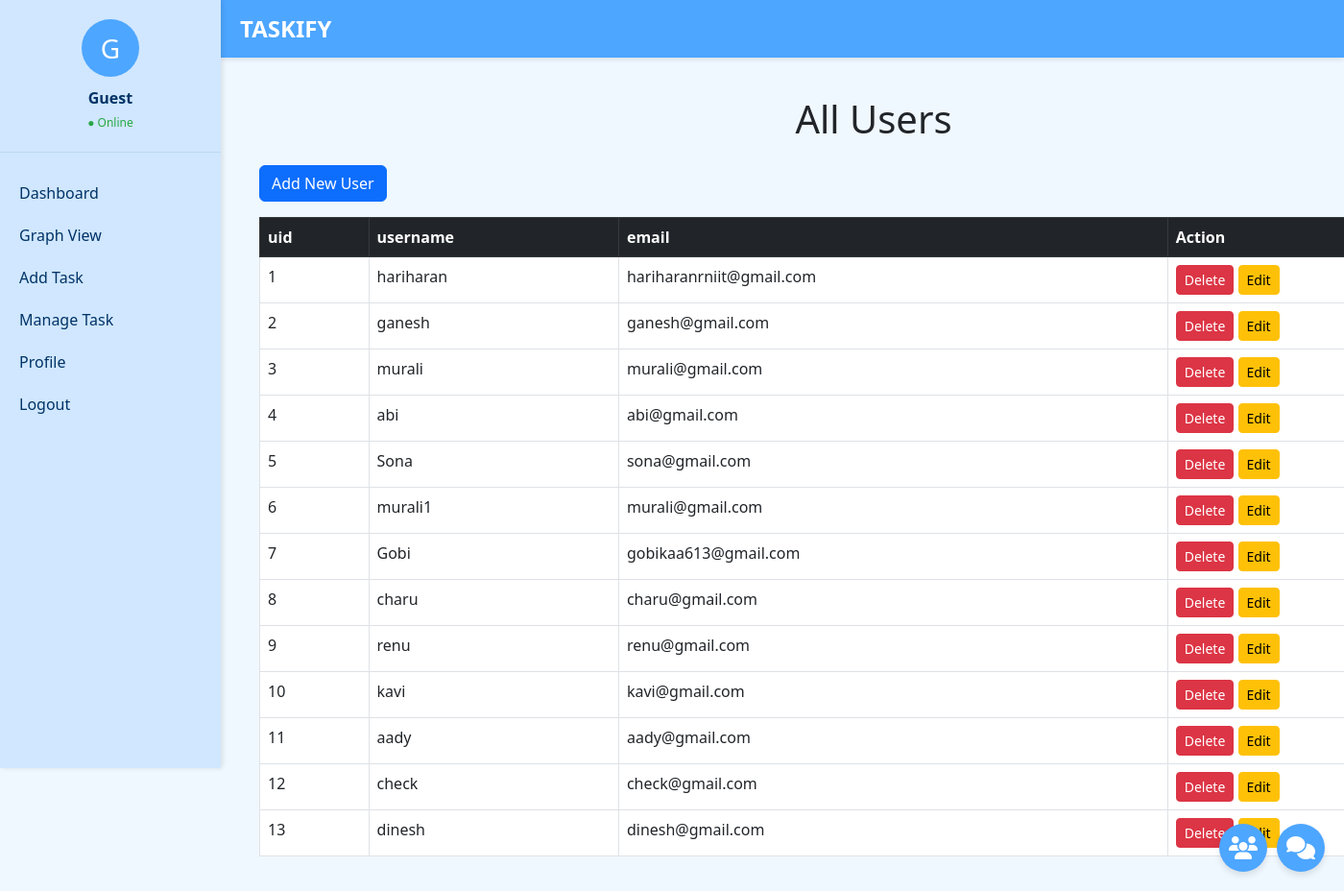
Page /viewusers on the committed database.
### tables this page shows
CREATE TABLE "users" (uid integer NOT NULL PRIMARY KEY , 
password varchar(128) NOT NULL, 
last_login datetime NULL,
username varchar(150) NOT NULL UNIQUE,
email varchar(254) NOT NULL,
is_staff int NOT NULL, 
date_joined datetime NOT NULL, 
isapproved int default 0);

### main.py (the view)
@app.route('/viewusers')
def viewusers():
	conn = connect()
	cursor = conn.cursor()
	cursor.execute("SELECT uid, username, email FROM users")
	users = cursor.fetchall()
	columns = [desc[0] for desc in cursor.description]
	conn.close()
	return render_template("viewusers.html", users=users, columns=columns)

### main.py (called while the page is built)
def connect():
	return sqlite3.connect("tasify.db")

### templates/viewusers.html
{% extends "layout.html" %} {% block title %}View Users{% endblock %} {% block
content %}
<h1 class="text-center mb-4">All Users</h1>
<a href="{{ url_for('adduser') }}" class="btn btn-primary mb-3">Add New User</a>
<table class="table table-bordered table-hover">
  <thead class="table-dark">
    <tr>
      {% for col in columns %}
      <th>{{ col }}</th>
      {% endfor %}
      <th>Action</th>
    </tr>
  </thead>
  <tbody>
    {% for user in users %}
    <tr>
      {% for value in user %}
      <td>{{ value }}</td>
      {% endfor %}
      <td>
        <form
          action="{{ url_for('deleteuser', uid=user[0]) }}"
          method="POST"
          onsubmit="return confirm('Delete this user?');"
          style="display: inline-block"
        >
          <button type="submit" class="btn btn-danger btn-sm">Delete</button>
        </form>
        <a
          href="{{ url_for('edituser', uid=user[0]) }}"
          class="btn btn-warning btn-sm"
          >Edit</a
        >
      </td>
    </tr>
    {% endfor %}
  </tbody>
</table>
{% endblock %}

### templates/layout.html (shortened to what this page needs)
<!DOCTYPE html>
<html lang="en">
  <head>
    <link
      rel="stylesheet"
      href="https://cdnjs.cloudflare.com/ajax/libs/font-awesome/6.4.2/css/all.min.css"
    />
    <link
      href="https://cdn.jsdelivr.net/npm/bootstrap@5.3.0-alpha1/dist/css/bootstrap.min.css"
      rel="stylesheet"
    />
  </head>
  <body>
    <aside class="sidebar">
      <div class="profile-section">
        <div class="profile-icon">
          {{ session.get("username", "G")[:1].upper() }}
        </div>
        <div class="profile-info">
          <p>{{ session.get("username", "Guest") }}</p>
          <span class="status">● Online</span>
        </div>
      </div>
      <nav class="nav-menu">
        <ul>
          <li><a href="/dashboard">Dashboard</a></li>
          <li><a href="/chart">Graph View</a></li>
          {% if session["role"] == "admin" %}
          <li><a href="/viewusers">Users</a></li>
          {% else %}
          <li><a href="/inserttask1">Add Task</a></li>
          <li><a href="/managetask">Manage Task</a></li>
          <li><a href="/profile">Profile</a></li>
          {% endif %}
          <li><a href="/logout">Logout</a></li>
        </ul>
      </nav>
    </aside>
    <header class="top-header">TASKIFY</header>
    <div class="container">{% block content %}{% endblock %}</div>
    {% if session["role"] != "admin" %}
    <a href="/chat" class="chat-icon" title="Chat">
      <i class="fas fa-comments"></i>
    </a>
    <a href="/groupchat" class="group-chat-icon" title="Group Chat">
      <i class="fas fa-users"></i>
    </a>
    {% endif %}
  </body>
</html>

### templates/layout.html (style rules this page uses)
body { margin: 0; font-family: "Segoe UI", Tahoma, Geneva, Verdana, sans-serif; background-color: #f0f8ff; }
.sidebar { position: fixed; top: 0; left: 0; height: 100vh; width: 230px; background-color: #d0e7ff; color: #003366; padding: 20px 0; box-shadow: 2px 0 5px rgba(0, 0, 0, 0.1); z-index: 1000; }
.profile-section { text-align: center; padding-bottom: 20px; border-bottom: 1px solid #bcdaf1; }
.profile-icon { background-color: #4da6ff; width: 60px; height: 60px; margin: auto; border-radius: 50%; font-size: 28px; display: flex; align-items: center; justify-content: center; color: white; margin-bottom: 10px; }
.profile-info p { margin: 0; font-weight: bold; }
.status { color: #28a745; font-size: 12px; }
.nav-menu ul { list-style-type: none; padding-left: 0; margin-top: 20px; }
.nav-menu li { padding: 10px 20px; }
.nav-menu li a { color: #003366; text-decoration: none; display: block; font-weight: 500; }
.top-header { position: fixed; top: 0; left: 230px; right: 0; height: 60px; background-color: #4da6ff; color: white; display: flex; align-items: center; padding-left: 20px; font-size: 24px; font-weight: bold; z-index: 999; box-shadow: 0 2px 5px rgba(0, 0, 0, 0.1); }
.container { margin-left: 250px; margin-top: 80px; padding: 20px; }
.chat-icon, .group-chat-icon { position: fixed; bottom: 20px; background-color: #4da6ff; color: white; width: 50px; height: 50px; border-radius: 50%; display: flex; align-items: center; justify-content: center; text-decoration: none; box-shadow: 0 4px 6px rgba(0, 0, 0, 0.1); font-size: 24px; transition: background-color 0.3s ease; z-index: 999; }
.chat-icon { right: 20px; }
.group-chat-icon { right: 80px; }

### rows in the picture
users: user "1", username "hariharan", email "hariharanrniit@gmail.com"
users: user "2", username "ganesh", email "ganesh@gmail.com"
users: user "3", username "murali", email "murali@gmail.com"
users: user "4", username "abi", email "abi@gmail.com"
users: user "5", username "Sona", email "sona@gmail.com"
users: user "6", username "murali1", email "murali@gmail.com"
users: user "7", username "Gobi", email "gobikaa613@gmail.com"
users: user "8", username "charu", email "charu@gmail.com"
users: user "9", username "renu", email "renu@gmail.com"
users: user "10", username "kavi", email "kavi@gmail.com"
users: user "11", username "aady", email "aady@gmail.com"
users: user "12", username "check", email "check@gmail.com"
users: user "13", username "dinesh", email "dinesh@gmail.com"

### other values in the picture
{{ session.get("username", "G")[:1].upper() }} "G"
{{ session.get("username", "Guest") }} "Guest"
{{ col }} "uid" "username" "email"
